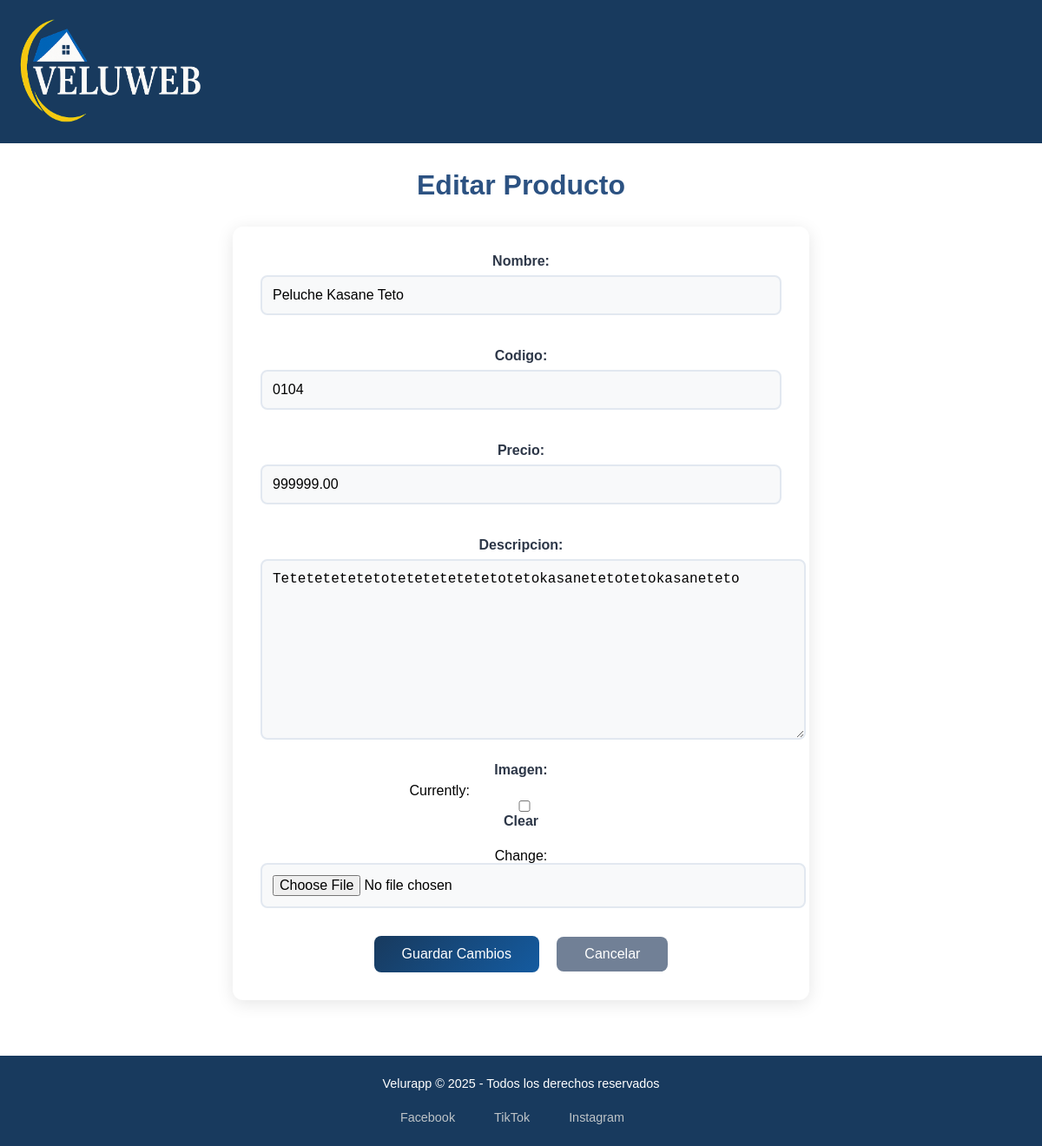
/productos/editar/1/ (signed in), run on the app's committed database.
### todo/models.py (models this page shows, shortened)
class Producto(models.Model):
    nombre = models.CharField(max_length=100)
    codigo = models.CharField(max_length=50, unique=True)
    precio = models.DecimalField(max_digits=10, decimal_places=2)
    descripcion = models.TextField(blank=True, null=True)
    imagen = models.ImageField(upload_to='productos/', blank=True, null=True)
    creado = models.DateTimeField(auto_now_add=True)

### todo/views.py (the view)
# urls.py: path('productos/editar/<int:pk>/', views.editar_producto, name='editar_producto'),
@login_required
def editar_producto(request, pk):
    producto = get_object_or_404(Producto, pk=pk)
    form = ProductoForm(request.POST or None, request.FILES or None, instance=producto)
    if form.is_valid():
        form.save()
        return redirect('productos_index')
    return render(request, 'productos/editar.html', {'form': form})  # ← plantilla real

### todo/forms.py
class ProductoForm(forms.ModelForm):
    class Meta:
        model = Producto
        fields = ['nombre', 'codigo', 'precio', 'descripcion', 'imagen']

### todo/templates/productos/editar.html (shortened to what this page needs)
{% extends "todo/layout.html" %}
{% block content %}
<div class="container mt-4">
    <h1>Editar Producto</h1>
    <form method="post" enctype="multipart/form-data">
        {{ form.as_p }}
        <div class="form-buttons" style="text-align: center; margin-top: 2rem;">
            <button type="submit" class="btn btn-primary">Guardar Cambios</button>
            <a href="{% url 'productos_index' %}" class="btn btn-secondary">Cancelar</a>
        </div>
    </form>
</div>
{% endblock %}

### todo/static/todo/styles.css (style rules this page uses)
html, body, div, span, applet, object, iframe, h1, h2, h3, h4, h5, h6, p, blockquote, pre, a, abbr, acronym, address, big, cite, code, del, dfn, em, img, ins, kbd, q, s, samp, small, strike, strong, sub, sup, tt, var, b, u, i, center, dl, dt, dd, ol, ul, li, fieldset, form, label, legend, table, caption, tbody, tfoot, thead, tr, th, td, article, aside, canvas, details, embed, figure, figcaption, footer, header, hgroup, menu, nav, output, ruby, section, summary, time, mark, audio, video { margin: 0; padding: 0; border: 0; font-size: 100%; font: inherit; vertical-align: baseline; }
body { line-height: 1; }
a { text-decoration: none; color: white; }
body { font-family: 'branding_proregular',Arial, Helvetica, sans-serif; }
input[type="text"], input[type="email"], input[type="password"], input[type="tel"], input[type="number"], input[type="date"], .formulario textarea { width: 100%; padding: 10px; margin-bottom: 15px; border: 1px solid #ccc; border-radius: 4px; box-sizing: border-box; font-size: 16px; }
.btn-primary { background: linear-gradient(135deg, #183a5e 0%, #145ba0 100%); border: none; border-radius: 12px; padding: 12px 24px; font-weight: 600; transition: all 0.3s ease; }
.container { text-align: center; padding: 50px 20px; }
.btn { padding: 10px 25px; border-radius: 8px; text-decoration: none; font-weight: bold; transition: all 0.3s ease; }
button { color: white !important; }
.container { max-width: 1200px; margin: 0 auto; padding: 2rem 1rem; }
.container h1 { color: #2c5282; font-size: 2.5rem; margin-bottom: 2rem; text-align: center; font-weight: 600; }
.container form { background-color: white; border-radius: 12px; box-shadow: 0 4px 20px rgba(0,0,0,0.1); padding: 2rem; margin: 2rem auto; max-width: 600px; }
.container h1 { color: #2c5282; font-size: 2rem; margin-bottom: 2rem; text-align: center; font-weight: 600; }
.container form p { margin-bottom: 1.5rem; }
.container form label { display: block; color: #2d3748; font-weight: 600; margin-bottom: 0.5rem; font-size: 1rem; }
.container form input, .container form textarea, .container form select { width: 100%; padding: 0.75rem; border: 2px solid #e2e8f0; border-radius: 8px; font-size: 1rem; transition: all 0.3s ease; background-color: #f8f9fa; }
.btn-primary { background-color: #2c5282; border-color: #2c5282; font-weight: 500; padding: 0.75rem 2rem; border-radius: 8px; font-size: 1rem; transition: all 0.3s ease; margin-right: 1rem; }
.btn-secondary { background-color: #718096; border-color: #718096; font-weight: 500; padding: 0.75rem 2rem; border-radius: 8px; font-size: 1rem; transition: all 0.3s ease; color: white; text-decoration: none; display: inline-block; }

### data on the page
Producto: nombre "Peluche Kasane Teto", codigo "0104", precio "999999.00", descripcion "Tetetetetetetotetetetetetetotetokasanetetotetokasaneteto"
